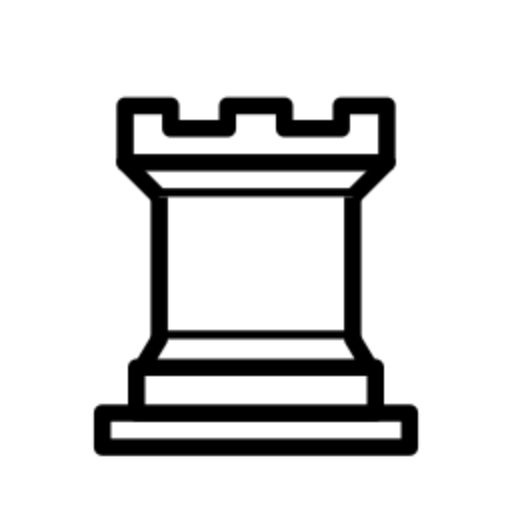
#> input picture src/wisdom-chess/ui/qml/wasm/android-chrome-512x512.png, 512 x 512 px
$ python generate-icons.py
#> lines starting #> are read from the running program, lines starting #| are printed output that depends on the picture
#!/usr/bin/env python3
"""Regenerate the desktop app and installer icons from the 512px app mark.

Usage: ./scripts/generate-icons.py [source-png]

Writes:
  src/wisdom-chess/ui/qml/images/wisdom-chess.ico   (16..256 px, Windows exe + installer)
  src/wisdom-chess/ui/qml/images/wisdom-chess.icns  (16..1024 px, macOS bundle + installer)
  installer/icons/wisdom-chess-256.png              (installer window icon, Linux .desktop)
  installer/icons/wisdom-chess-128.png              (installer logo)

Only needs Pillow (pip install pillow), so it runs the same on Linux, macOS
and Windows. Commit the generated files; the build does not run this.
"""

import sys
from pathlib import Path

from PIL import Image

ROOT = Path(__file__).resolve().parent.parent
IMAGES = ROOT / "src/wisdom-chess/ui/qml/images"
INSTALLER_ICONS = ROOT / "installer/icons"
DEFAULT_SOURCE = ROOT / "src/wisdom-chess/ui/qml/wasm/android-chrome-512x512.png"

ICO_SIZES = [16, 24, 32, 48, 64, 128, 256]


def scaled(source, size):
    return source.resize((size, size), Image.LANCZOS)


def main():
    source_path = Path(sys.argv[1]) if len(sys.argv) > 1 else DEFAULT_SOURCE
    source = Image.open(source_path).convert("RGBA")
#> source is the input picture: PIL image 512x512 RGBA; mean R, G, B, A 47.1, 47.1, 47.1, 85.1
    if source.width != source.height or source.width < 512:
        sys.exit(f"{source_path}: need a square image of at least 512px, got {source.size}")

    INSTALLER_ICONS.mkdir(parents=True, exist_ok=True)

    ico = IMAGES / "wisdom-chess.ico"
    scaled(source, 256).save(ico, format="ICO", sizes=[(s, s) for s in ICO_SIZES])
#> in scaled, `return source.resize((size, size), Image.LANCZOS)`:
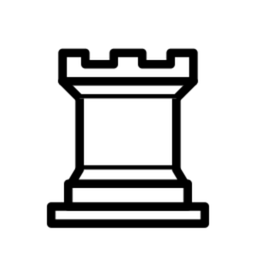
#> returned value: PIL image 256x256 RGBA; mean R, G, B, A 47, 47, 47, 85.1; transparent parts drawn white

    # Pillow derives the icns entries (16..1024 at 1x/2x) from the image it is
    # given; feed it a 1024px image so the retina 512@2x entry is not upscaled
    # from a smaller one.
    icns = IMAGES / "wisdom-chess.icns"
    scaled(source, 1024).save(icns, format="ICNS")

    for size in (256, 128):
        scaled(source, size).save(INSTALLER_ICONS / f"wisdom-chess-{size}.png", format="PNG")
#> this loop made 2 passes
#> pass 2, in main, `scaled(source, size).save(INSTALLER_ICONS / f"wisdom-chess-{size}.png"..`:
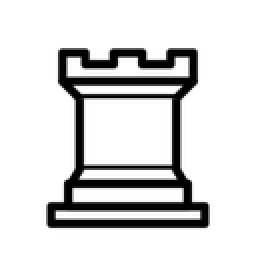
#> saved as wisdom-chess-128.png: PIL image 128x128 RGBA (shown 2 times larger); mean R, G, B, A 47, 47, 47, 85.1; transparent parts drawn white

    for path in (ico, icns, *sorted(INSTALLER_ICONS.glob("*.png"))):
#> (the run stopped early here; a loop or call above may not have finished)
